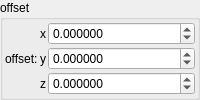
    <widget class="QGroupBox" name="groupBox_3">
     <property name="title">
      <string>offset</string>
     </property>
     <layout class="QVBoxLayout" name="verticalLayout_5">
      <property name="leftMargin">
       <number>2</number>
      </property>
      <property name="topMargin">
       <number>2</number>
      </property>
      <property name="rightMargin">
       <number>2</number>
      </property>
      <property name="bottomMargin">
       <number>2</number>
      </property>
      <item>
       <layout class="QGridLayout" name="gridLayout_16" columnstretch="0,0,1">
        <property name="spacing">
         <number>2</number>
        </property>
        <item row="1" column="0">
         <widget class="QLabel" name="label_255">
          <property name="text">
           <string>offset:</string>
          </property>
         </widget>
        </item>
        <item row="0" column="2">
         <widget class="MyDoubleSpinBox" name="spinbox3_transf_addition_constant_x">
          <property name="sizePolicy">
           <sizepolicy hsizetype="Minimum" vsizetype="Maximum">
            <horstretch>0</horstretch>
            <verstretch>0</verstretch>
           </sizepolicy>
          </property>
          <property name="prefix">
           <string/>
          </property>
          <property name="suffix">
           <string/>
          </property>
          <property name="decimals">
           <number>6</number>
          </property>
          <property name="minimum">
           <double>-99.989999999999995</double>
          </property>
          <property name="maximum">
           <double>99.989999999999995</double>
          </property>
          <property name="singleStep">
           <double>0.100000000000000</double>
          </property>
         </widget>
        </item>
        <item row="1" column="2">
         <widget class="MyDoubleSpinBox" name="spinbox3_transf_addition_constant_y">
          <property name="sizePolicy">
           <sizepolicy hsizetype="Minimum" vsizetype="Maximum">
            <horstretch>0</horstretch>
            <verstretch>0</verstretch>
           </sizepolicy>
          </property>
          <property name="prefix">
           <string/>
          </property>
          <property name="suffix">
           <string/>
          </property>
          <property name="decimals">
           <number>6</number>
          </property>
          <property name="minimum">
           <double>-99.989999999999995</double>
          </property>
          <property name="maximum">
           <double>99.989999999999995</double>
          </property>
          <property name="singleStep">
           <double>0.100000000000000</double>
          </property>
         </widget>
        </item>
        <item row="2" column="2">
         <widget class="MyDoubleSpinBox" name="spinbox3_transf_addition_constant_z">
          <property name="sizePolicy">
           <sizepolicy hsizetype="Minimum" vsizetype="Maximum">
            <horstretch>0</horstretch>
            <verstretch>0</verstretch>
           </sizepolicy>
          </property>
          <property name="prefix">
           <string/>
          </property>
          <property name="suffix">
           <string/>
          </property>
          <property name="decimals">
           <number>6</number>
          </property>
          <property name="minimum">
           <double>-99.989999999999995</double>
          </property>
          <property name="maximum">
           <double>99.989999999999995</double>
          </property>
          <property name="singleStep">
           <double>0.100000000000000</double>
          </property>
         </widget>
        </item>
        <item row="0" column="1">
         <widget class="QLabel" name="label_117">
          <property name="text">
           <string notr="true">x</string>
          </property>
         </widget>
        </item>
        <item row="1" column="1">
         <widget class="QLabel" name="label_113">
          <property name="text">
           <string notr="true">y</string>
          </property>
         </widget>
        </item>
        <item row="2" column="1">
         <widget class="QLabel" name="label_114">
          <property name="text">
           <string notr="true">z</string>
          </property>
         </widget>
        </item>
       </layout>
      </item>
     </layout>
    </widget>
